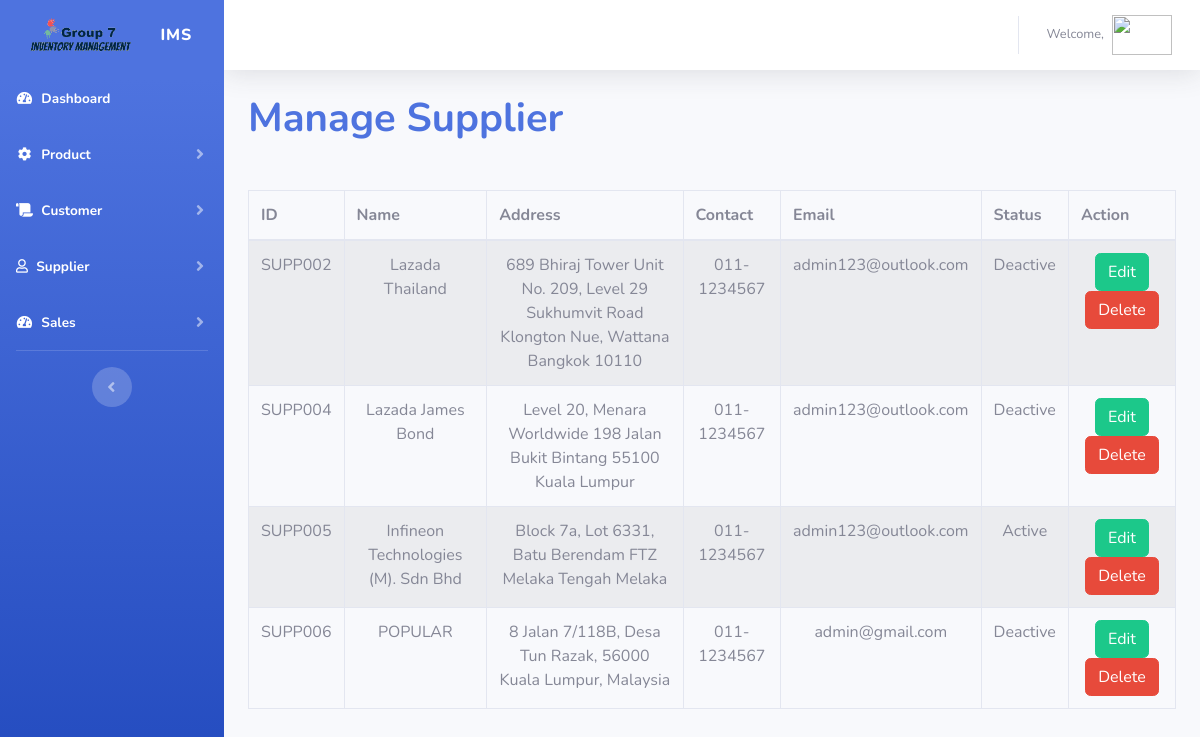
Page /supplier_manage.php on the committed database.
### tables this page shows
CREATE TABLE `supplier` (
  `supp_id` varchar(7) NOT NULL DEFAULT '0',
  `supp_name` varchar(100) NOT NULL,
  `supp_add` varchar(100) NOT NULL,
  `supp_contact` varchar(11) NOT NULL,
  `supp_email` varchar(100) NOT NULL,
  `supp_status` varchar(100) NOT NULL
);

### supplier_manage.php (the view, shortened to what this page needs)
<?php
require_once('config.php');
?>
<!DOCTYPE html>
<html lang="en">
<head>
    <link href="vendor/fontawesome-free/css/all.min.css" rel="stylesheet" type="text/css">
    <link href="css/sb-admin-2.min.css" rel="stylesheet">
    <link rel="stylesheet" href="https://ajax.googleapis.com/ajax/libs/jqueryui/1.12.1/themes/smoothness/jquery-ui.css">
    <link rel="stylesheet" type="text/css" href="https://cdn.datatables.net/v/dt/dt-1.11.4/datatables.min.css" />
</head>
<body>
    <body id="page-top">
        <div id="wrapper">
            <?php include("sidebar.php"); ?>
            <div id="content-wrapper" class="d-flex flex-column">
                <div id="content">
                    <?php include("topbar.php"); ?>
                    <div class="container-fluid">
                        <h1 class="m-0 font-weight-bold text-primary">Manage Supplier</h1>
                        <br><br>
                        <table class="table table-striped table-bordered" id="data_table" style="width:100%;">
                            <thead>
                                <tr class="control-form">
                                    <th>ID</th>
                                    <th>Name</th>
                                    <th>Address</th>
                                    <th>Contact</th>
                                    <th>Email</th>
                                    <th>Status</th>
                                    <th colspan="2">Action</th>
                                </tr>
                            </thead>
                            <?php
                                $sql = "SELECT * FROM supplier";
                                $result = $con->query($sql);
                                while($row =  mysqli_fetch_array($result)) { ?>
                            <tr>
                                <td align="center"><?php echo $row["supp_id"]; ?></td>
                                <td align="center"><?php echo $row["supp_name"]; ?></td>
                                <td align="center"><?php echo $row["supp_add"]; ?></td>
                                <td align="center"><?php echo $row["supp_contact"]; ?></td>
                                <td align="center"><?php echo $row["supp_email"]; ?></td>
                                <td align="center"><?php echo $row["supp_status"]; ?></td>
                                <td align="center">
                                    <button type="button" class="btn btn-success editbtn"> Edit </button>
                                    <button type="button" class="btn btn-danger deletebtn"> Delete </button>
                                </td>
                            </tr>
                            <?php
                                } ?>
                        </table>
                    </div>
                </div>
            </div>
        </div>
    </body>
</html>

### rows in the picture
supplier: supp_id "SUPP002", supp_name "Lazada Thailand", supp_add "689 Bhiraj Tower Unit No. 209, Level 29 Sukhumvit Road Klongton Nue, Wattana Bangkok 10110", supp_contact "011-1234567", supp_email "admin123@outlook.com", supp_status "Deactive"
supplier: supp_id "SUPP004", supp_name "Lazada James Bond", supp_add "Level 20, Menara Worldwide 198 Jalan Bukit Bintang 55100 Kuala Lumpur", supp_contact "011-1234567", supp_email "admin123@outlook.com", supp_status "Deactive"
supplier: supp_id "SUPP005", supp_name "Infineon Technologies (M). Sdn Bhd", supp_add "Block 7a, Lot 6331, Batu Berendam FTZ Melaka Tengah Melaka", supp_contact "011-1234567", supp_email "admin123@outlook.com", supp_status "Active"
supplier: supp_id "SUPP006", supp_name "POPULAR", supp_add "8 Jalan 7/118B, Desa Tun Razak, 56000 Kuala Lumpur, Malaysia", supp_contact "011-1234567", supp_email "admin@gmail.com", supp_status "Deactive"
